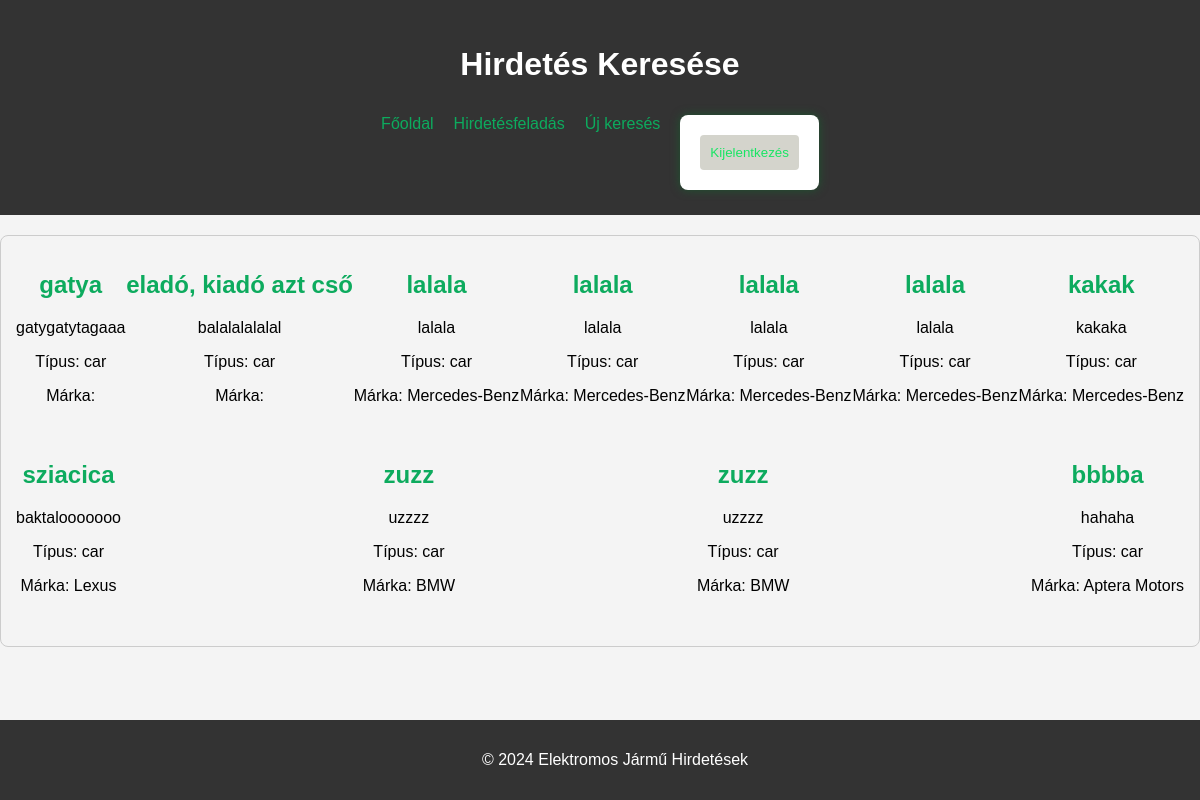
Screenshot of /search_process.php (signed in) with the database file from the repository.
### tables this page shows
CREATE TABLE `advertisements` (
  `id` int(11) NOT NULL,
  `title` varchar(255) NOT NULL,
  `description` text NOT NULL,
  `type` enum('car','battery') NOT NULL,
  `user_id` int(11) NOT NULL,
  `brand` varchar(255) NOT NULL
);

### search_process.php (the view, shortened to what this page needs)
<?php
$servername = "localhost";
$username = "root";
$password = "";
$dbname = "elektromos_jarmuvek";
$conn = new mysqli($servername, $username, $password, $dbname);
$query = "SELECT * FROM advertisements";
$result = $conn->query($query);
echo "<!DOCTYPE html>";
echo "<html lang='hu'>";
echo "<head>";
echo "<link rel='stylesheet' href='style.css'>";
echo "</head>";
echo "<body>";
echo "<header>";
echo "<h1>Hirdetés Keresése</h1>";
echo "<nav>";
echo "<a href='index.php'>Főoldal</a>";
echo "<a href='create_ad.php'>Hirdetésfeladás</a>";
echo "<a href='search.php'>Új keresés</a>";
echo "<form method='post' action='index.php'>";
echo "<button type='submit' name='logout'>Kijelentkezés</button>";
echo "</form>";
echo "</nav>";
echo "</header>";
echo "<section id='main-content'>";
if ($result->num_rows > 0) {
    echo "<div class='advertisement-container'>";
    while ($row = $result->fetch_assoc()) {
        echo "<div class='advertisement'>";
        echo "<h2><a href='advertisement_details.php?id={$row['id']}'>{$row['title']}</a></h2>";
        echo "<p>{$row['description']}</p>";
        echo "<p>Típus: {$row['type']}</p>";
        echo "<p>Márka: {$row['brand']}</p>";
        echo "</div>";
    }
    echo "</div>";
} else {
    echo "<p>Nincs találat a keresésre.</p>";
}
echo "</section>";
echo "<footer>";
echo "<p>&copy; 2024 Elektromos Jármű Hirdetések</p>";
echo "</footer>";
echo "</body>";
echo "</html>";
?>

### style.css (style rules this page uses)
body { font-family: 'Arial', sans-serif; margin: 0; padding: 0; background-color: #f4f4f4; }
header { background-color: #333; color: white; padding: 25px; display: flex; justify-content: space-between; align-items: center; flex-direction: column; }
nav { display: flex; margin-top: 10px; }
nav a { margin-right: 20px; color: hsl(151, 86%, 36%); text-decoration: none; font-size: 16px; }
#main-content { margin: 20px auto; text-align: center; }
footer { background-color: #333; color: white; text-align: center; padding: 15px; width: 100%; position: fixed; bottom: 0; }
form { display: flex; flex-direction: column; max-width: 400px; margin: auto; background-color: #fff; padding: 20px; border-radius: 8px; box-shadow: 0 0 10px #14652fb0; }
button { background-color: hwb(60 80% 17%); color: rgb(25, 229, 100); padding: 10px; cursor: pointer; border: none; border-radius: 4px; }
a { color: hsl(151, 86%, 36%); text-decoration: none; }
.advertisement-container { margin-bottom: 20px; border: 1px solid #ccc; border-radius: 8px; padding: 15px; display: flex; justify-content: space-between; flex-wrap: wrap; }
.advertisement { margin-bottom: 20px; }
button[type="submit"] { visibility: visible; position: relative; z-index: 1000; }

### rows the page displays
advertisements: title "gatya", description "gatygatytagaaa", type "car"
advertisements: title "eladó, kiadó azt cső", description "balalalalalal", type "car"
advertisements: title "lalala", description "lalala", type "car", brand "Mercedes-Benz"
advertisements: title "lalala", description "lalala", type "car", brand "Mercedes-Benz"
advertisements: title "lalala", description "lalala", type "car", brand "Mercedes-Benz"
advertisements: title "lalala", description "lalala", type "car", brand "Mercedes-Benz"
advertisements: title "kakak", description "kakaka", type "car", brand "Mercedes-Benz"
advertisements: title "sziacica", description "baktalooooooo", type "car", brand "Lexus"
advertisements: title "zuzz", description "uzzzz", type "car", brand "BMW"
advertisements: title "zuzz", description "uzzzz", type "car", brand "BMW"
advertisements: title "bbbba", description "hahaha", type "car", brand "Aptera Motors"
